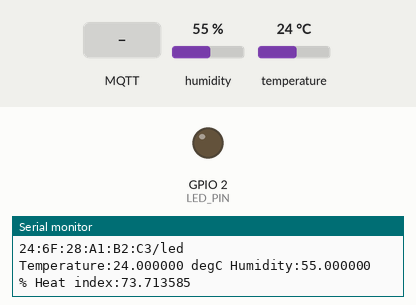
This program was run on a simulated ESP8266 (NodeMCU). Shown: output pins drawn as LEDs (lit = HIGH), the last lines printed to the serial monitor. The test bench sets the inputs (shaded band); at power-on: humidity 55 %, temperature 24 °C. WiFi joins after 1.5 s; servers stay silent unless stated; no MQTT or app messages arrive unless stated.

Above: at 2.2 s.
2.3 s: MQTT message "1" arrives on the first subscribed topic
At 3.1 s:
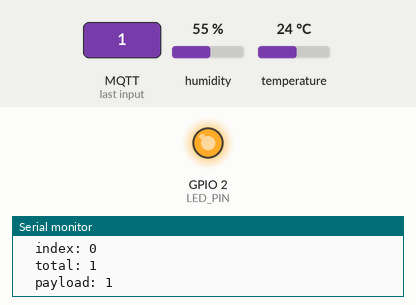
4.0 s: MQTT message "on" arrives on the first subscribed topic
At 4.8 s:
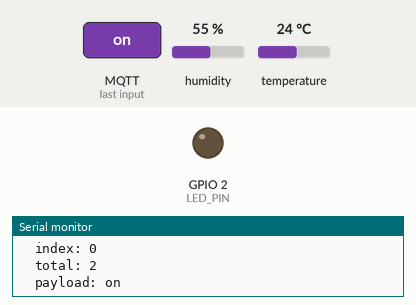
12.5 s: MQTT message "0" arrives on the first subscribed topic
At 13.7 s:
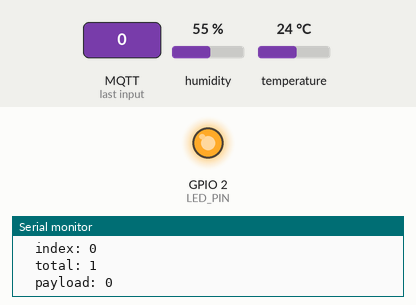
Timing chart, 0 to 15.5 s (numbered marks = the images above; inputs shaded):
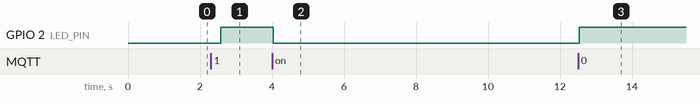

The program:

main.cpp
```cpp
// (licence header left out)
/* include wifi library for esp8266 module */
#include <ESP8266WiFi.h>

/* dht11 library */
#include <DHT.h>

/* include mqtt asynchronous client */
#include <AsyncMqttClient.h>

/* include ticker module */
#include <Ticker.h>

/* define dht22 pins */
#define DHT11_PIN 14

/* define type as DHT11 */
#define DHTTYPE DHT11

/* wifi ssid and password */
#define WIFI_SSID "IOTDev"
#define WIFI_PASSWORD "IOTDev1234"

/* mqtt server/host */
#define MQTT_HOST "yourserver.in"

/* mqtt port secure communication use 8883 */
#define MQTT_PORT 1883

/* mqtt credentails for connection username and password */
#define MQTT_USERNAME "username"
#define MQTT_PASSWORD "password"

/* keep alive in second decides how long server should keep client connection */
#define MQTT_KEEPALIVE 90

/* mqtt Quality of Service
	0 : At most once
	1 : At least once
	2 : Exactly once
	*/

#define MQTT_QOS 2

/* retain flag if client disconnect from server */
#define MQTT_RETAIN 1

/* onboard led pin number */
#define LED_PIN 2

/* create dht11 intence */
DHT dht(DHT11_PIN, DHTTYPE);

/* DHT11 veriables */
float fHumidity;
float fTemperature;
float fHeatIndex;

/* cleintid should be unique */
String sClientId;

/* will messege on client disconnection and connection to other client */
String sMqttWillTopic;

/* mqtt topic for demo */
String sMqttTemperatureTopic;
String sMqttHumidityTopic;
String sMqttLedTopic;

uint16_t ui16TempPacketId;
uint16_t ui16HumidityPacketId;
uint16_t ui16LedPacketId;
uint8_t ui8MqttStatus = 0;

char buff[10];

/* mqtt client instance */
AsyncMqttClient mqttClient;

/* timer handling for mqtt and wifi reconnection */
WiFiEventHandler wifiConnectHandler;
WiFiEventHandler wifiDisconnectHandler;
Ticker wifiReconnectTimer;
Ticker mqttReconnectTimer;

/* timer interval for reading temperature and humidity sensor */
Ticker ReadPublishIntervalTimer;

/* function to read dht11 */
uint8_t Read_DHT11(void);
void Connect_To_Wifi(void);
void Read_Publish_Temp_Humidity(void);
void Connect_To_Mqtt(void);
void WiFiEvent(WiFiEvent_t event);
void On_Mqtt_Connect(bool sessionPresent);
void On_Mqtt_Disconnect(AsyncMqttClientDisconnectReason reason);
void On_Mqtt_Subscribe(uint16_t packetId, uint8_t qos);
void On_Mqtt_Unsubscribe(uint16_t packetId);
void On_Mqtt_Message(char *topic, char *payload, AsyncMqttClientMessageProperties properties, size_t len, size_t index, size_t total);
void On_Mqtt_Publish(uint16_t packetId);
void onWifiConnect(const WiFiEventStationModeGotIP &event);
void onWifiDisconnect(const WiFiEventStationModeDisconnected &event);

/******************************************************************************
	* Function Name: setup
	*******************************************************************************
	*
	* Summary:
	*  This function calls on start of program
	*
	*
	*
	*
	* Parameters:
	*  None
	*
	* Return:
	*  None
	*
	*******************************************************************************/
void setup()
{

	/* set serial baudrate to 115200 and start serial port */
	Serial.begin(115200);
	Serial.println();
	Serial.println();
	Serial.println("MQTT demo");

	/* start dht11 sensor */
	dht.begin();

	delay(1000);

	Read_DHT11();

	wifiConnectHandler = WiFi.onStationModeGotIP(onWifiConnect);
	wifiDisconnectHandler = WiFi.onStationModeDisconnected(onWifiDisconnect);

	/* set callback function on mqtt connect */
	mqttClient.onConnect(On_Mqtt_Connect);

	/* set callback function on mqtt disconnect */
	mqttClient.onDisconnect(On_Mqtt_Disconnect);

	/* set callback function on client subscribe to topic */
	mqttClient.onSubscribe(On_Mqtt_Subscribe);

	/* set callback function on client unsubscribe to topic */
	mqttClient.onUnsubscribe(On_Mqtt_Unsubscribe);

	/* set callback function client on received mqtt messege */
	mqttClient.onMessage(On_Mqtt_Message);

	/* set callback function on client publish topic */
	mqttClient.onPublish(On_Mqtt_Publish);

	/* connect to wifi */
	Connect_To_Wifi();

	/* set onbaord led pin as output */
	pinMode(LED_PIN, OUTPUT);

	/* publish evry 10 seconds */
	ReadPublishIntervalTimer.attach(10, Read_Publish_Temp_Humidity);
}

void loop()
{
	/* read DHT11 */
	Read_DHT11();

	/* delay for 5 seconds */
	delay(5000);
}

/******************************************************************************
	* Function Name: Connect_To_Wifi
	*******************************************************************************
	*
	* Summary:
	*  This function connects esp32 module to wifi with given ssid and password
	*
	*
	*
	*
	* Parameters:
	*  None
	*
	* Return:
	*  None
	*
	*******************************************************************************/
void Connect_To_Wifi(void)
{
	Serial.println("Connecting to Wi-Fi...");

	/* this line begins the wifi connction */
	WiFi.begin(WIFI_SSID, WIFI_PASSWORD);

	/* for client id we are using mac address */
	sClientId = WiFi.macAddress();

	/* will message topic  */
	sMqttWillTopic = WiFi.macAddress() + "/status";
	Serial.println(sMqttWillTopic);

	/* temperature read topic */
	sMqttTemperatureTopic = WiFi.macAddress() + "/temperature";
	Serial.println(sMqttTemperatureTopic);

	/* humidity sensor read topic */
	sMqttHumidityTopic = WiFi.macAddress() + "/humidity";
	Serial.println(sMqttHumidityTopic);

	/* led control topic */
	sMqttLedTopic = WiFi.macAddress() + "/led";
	Serial.println(sMqttLedTopic);
}

/******************************************************************************
	* Function Name: Read_Publish_Temp_Humidity
	*******************************************************************************
	*
	* Summary:
	*  This function reads temperature and humidity values and publish to server
	*
	*
	*
	*
	* Parameters:
	*  None
	*
	* Return:
	*  None
	*
	*******************************************************************************/
void Read_Publish_Temp_Humidity(void)
{
	uint16_t ui16UnScb;
	static long time;

	Serial.println(millis() - time);
	time = millis();

	if (ui8MqttStatus)
	{
		/* publish temperature topic to server */
		snprintf(buff, sizeof(buff), "%f", fTemperature);
		ui16TempPacketId = mqttClient.publish(sMqttTemperatureTopic.c_str(), MQTT_QOS, MQTT_RETAIN, buff);
		Serial.printf("Publishing at QoS %d, packetId: %d\n", MQTT_QOS, ui16TempPacketId);

		/* publish hall sensor topic to server */
		snprintf(buff, sizeof(buff), "%f", fHumidity);
		ui16HumidityPacketId = mqttClient.publish(sMqttHumidityTopic.c_str(), MQTT_QOS, MQTT_RETAIN, buff);
		Serial.printf("Publishing at QoS %d, packetId: %d\n", MQTT_QOS, ui16HumidityPacketId);
	}
}

/******************************************************************************
	* Function Name: Connect_To_Mqtt
	*******************************************************************************
	*
	* Summary:
	*  This function connects esp32 module to wifi with given ssid and password
	*
	*
	*
	*
	* Parameters:
	*  None
	*
	* Return:
	*  None
	*
	*******************************************************************************/
void Connect_To_Mqtt(void)
{
	Serial.println("Connecting to MQTT...");

	/* set mqtt client id */
	mqttClient.setClientId(sClientId.c_str());

	/* set username and password */
	mqttClient.setCredentials(MQTT_USERNAME, MQTT_PASSWORD);

	/* set server and port */
	mqttClient.setServer(MQTT_HOST, MQTT_PORT);

	/* set keepalive value */
	mqttClient.setKeepAlive(MQTT_KEEPALIVE);

	/* set will message */
	mqttClient.setWill(sMqttWillTopic.c_str(), MQTT_QOS, MQTT_RETAIN, "offline", strlen("offline"));

	/* connect to mqtt */
	mqttClient.connect();
}

/******************************************************************************
	* Function Name: WiFiEvent
	*******************************************************************************
	*
	* Summary:
	*  This function calls when any wifi event like connection and disconnection happens
	*
	*
	*
	*
	* Parameters:
	*  None
	*
	* Return:
	*  None
	*
	*******************************************************************************/
void onWifiConnect(const WiFiEventStationModeGotIP &event)
{
	Serial.println("Connected to Wi-Fi.");
	Connect_To_Mqtt();
}

void onWifiDisconnect(const WiFiEventStationModeDisconnected &event)
{
	Serial.println("Disconnected from Wi-Fi.");
	mqttReconnectTimer.detach(); // ensure we don't reconnect to MQTT while reconnecting to Wi-Fi
	wifiReconnectTimer.once(2, Connect_To_Wifi);
}

/******************************************************************************
	* Function Name: On_Mqtt_Connect
	*******************************************************************************
	*
	* Summary:
	*  This function calls when mqtt connects to server
	*
	*
	*
	*
	* Parameters:
	*  None
	*
	* Return:
	*  None
	*
	*******************************************************************************/
void On_Mqtt_Connect(bool sessionPresent)
{
	uint16_t ui16LoopCounter = 0;

	Serial.println("Connected to MQTT.");

	/* print session */
	Serial.print("Session present: ");
	Serial.println(sessionPresent);

	/* publish temperature topic to server */
	snprintf(buff, sizeof(buff), "%f", fTemperature);
	ui16TempPacketId = mqttClient.publish(sMqttTemperatureTopic.c_str(), MQTT_QOS, MQTT_RETAIN, buff);
	Serial.printf("Publishing at QoS %d, packetId: %d\n", MQTT_QOS, ui16TempPacketId);

	/* publish hall sensor topic to server */
	snprintf(buff, sizeof(buff), "%f", fHumidity);
	ui16HumidityPacketId = mqttClient.publish(sMqttHumidityTopic.c_str(), MQTT_QOS, MQTT_RETAIN, buff);
	Serial.printf("Publishing at QoS %d, packetId: %d\n", 2, ui16HumidityPacketId);

	/* publish will topic to server */
	mqttClient.publish(sMqttWillTopic.c_str(), MQTT_QOS, MQTT_RETAIN, "online");
	Serial.printf("Publishing will topic\n");

	/* subscribe to led control packet */
	uint16_t ui16LedPacketId = mqttClient.subscribe(sMqttLedTopic.c_str(), MQTT_QOS);
	Serial.printf("Subscribing to led topic QoS:%d\n", ui16LedPacketId);

	ui8MqttStatus = 1;
}

/******************************************************************************
	* Function Name: On_Mqtt_Disconnect
	*******************************************************************************
	*
	* Summary:
	*  This function calls when mqtt disconnects to server
	*
	*
	*
	*
	* Parameters:
	*  None
	*
	* Return:
	*  None
	*
	*******************************************************************************/
void On_Mqtt_Disconnect(AsyncMqttClientDisconnectReason reason)
{
	Serial.println("Disconnected from MQTT.");

	/* if wifi is connected then reconnect to mqtt */
	if (WiFi.isConnected())
	{
		mqttReconnectTimer.once(2, Connect_To_Mqtt);
	}

	ui8MqttStatus = 0;
}

/******************************************************************************
	* Function Name: On_Mqtt_Subscribe
	*******************************************************************************
	*
	* Summary:
	*  This function calls when client subscribe to topic
	*
	*
	*
	*
	* Parameters:
	*  None
	*
	* Return:
	*  None
	*
	*******************************************************************************/
void On_Mqtt_Subscribe(uint16_t packetId, uint8_t qos)
{
	uint16_t ui16LoopCounter = 0;

	Serial.print("Mqtt subscribe pkt: ");
	Serial.println(" ");

	Serial.println("Subscribe acknowledged.");
	Serial.print("packetId: ");
	Serial.println(packetId);
	Serial.print("qos: ");
	Serial.println(qos);
}

/******************************************************************************
	* Function Name: On_Mqtt_Unsubscribe
	*******************************************************************************
	*
	* Summary:
	*  This function calls when client unsubscribe to topic
	*
	*
	*
	*
	* Parameters:
	*  None
	*
	* Return:
	*  None
	*
	*******************************************************************************/
void On_Mqtt_Unsubscribe(uint16_t packetId)
{
	uint16_t ui16LoopCounter = 0;

	Serial.println("Unsubscribe acknowledged.");
	Serial.print("packetId: ");
	Serial.println(packetId);
}

/******************************************************************************
	* Function Name: On_Mqtt_Message
	*******************************************************************************
	*
	* Summary:
	*  This function calls when client received any message from server
	*
	*
	*
	*
	* Parameters:
	*  None
	*
	* Return:
	*  None
	*
	*******************************************************************************/
void On_Mqtt_Message(char *topic, char *payload, AsyncMqttClientMessageProperties properties, size_t len, size_t index, size_t total)
{

	Serial.println("Publish received.");
	Serial.print("  topic: ");
	Serial.println(topic);
	Serial.print("  qos: ");
	Serial.println(properties.qos);
	Serial.print("  dup: ");
	Serial.println(properties.dup);
	Serial.print("  retain: ");
	Serial.println(properties.retain);
	Serial.print("  len: ");
	Serial.println(len);
	Serial.print("  index: ");
	Serial.println(index);
	Serial.print("  total: ");
	Serial.println(total);
	Serial.print("  payload: ");
	Serial.println(payload);

	/* check for topic received */
	if (strcmp(topic, sMqttLedTopic.c_str()) == 0)
	{
		/* if payload is "on" then switch on led else switch off led */
		if(String(payload).indexOf("on")>= 0)
		{
			digitalWrite(LED_PIN, LOW);
		}
		else
		{
			digitalWrite(LED_PIN, HIGH);
		}
	}
}

/******************************************************************************
	* Function Name: On_Mqtt_Publish
	*******************************************************************************
	*
	* Summary:
	*  This function calls on sucess of mqtt publish
	*
	*
	*
	*
	* Parameters:
	*  None
	*
	* Return:
	*  None
	*
	*******************************************************************************/
void On_Mqtt_Publish(uint16_t packetId)
{
	uint16_t ui16LoopCounter = 0;

	Serial.print("Mqtt publish pkt: ");
	Serial.println(" ");

	Serial.println("Publish acknowledged.");
	Serial.print("  packetId: ");
	Serial.println(packetId);
}

/* function to read dht11 sensor */
uint8_t Read_DHT11(void)
{

	uint8_t ui8Response = 0;

	/* read humidity */
	fHumidity = dht.readHumidity();

	/* read temperature */
	fTemperature = dht.readTemperature();

	/* check if data is valid */
	if (isnan(fHumidity) || isnan(fTemperature))
	{

		/* display read error in serial */
		fHeatIndex = 0;
		ui8Response = 0;
		Serial.println("DHT11 reading failure");
	}
	else
	{

		/* if data is valid read heat index */
		fHeatIndex = dht.computeHeatIndex(fHumidity, fTemperature, false);

		ui8Response = 1;

		/* display these values */
		Serial.printf("Temperature:%f degC Humidity:%f % Heat index:%f\n", fTemperature, fHumidity, fHeatIndex);
	}

	return ui8Response;
}
```

Measured:
- after the input at 2.3 s, GPIO 2 (LED_PIN): LOW → HIGH after 0.28 s
- after the input at 4.0 s, GPIO 2 (LED_PIN): HIGH → LOW at once
- after the input at 12.5 s, GPIO 2 (LED_PIN): LOW → HIGH at once
